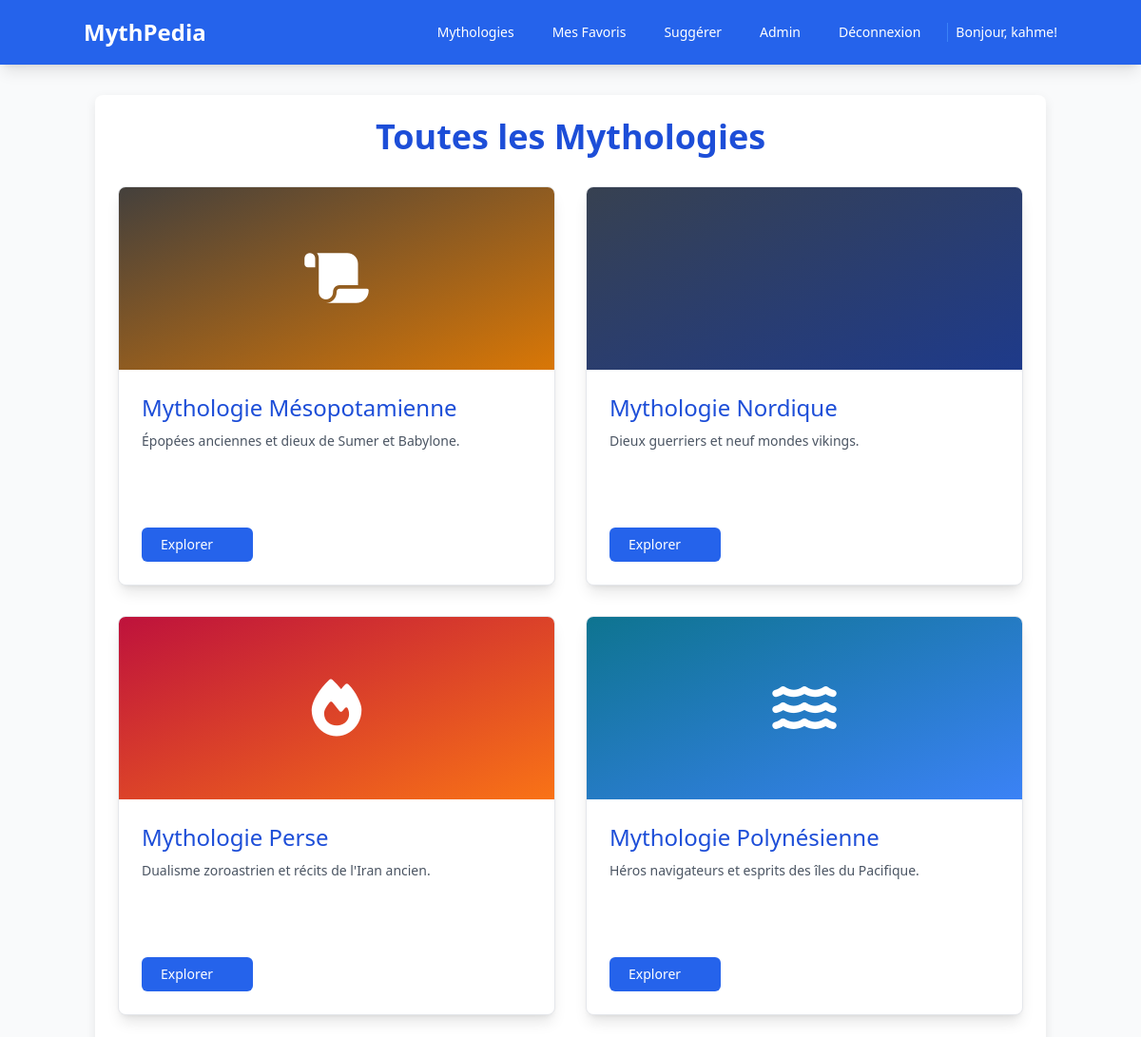
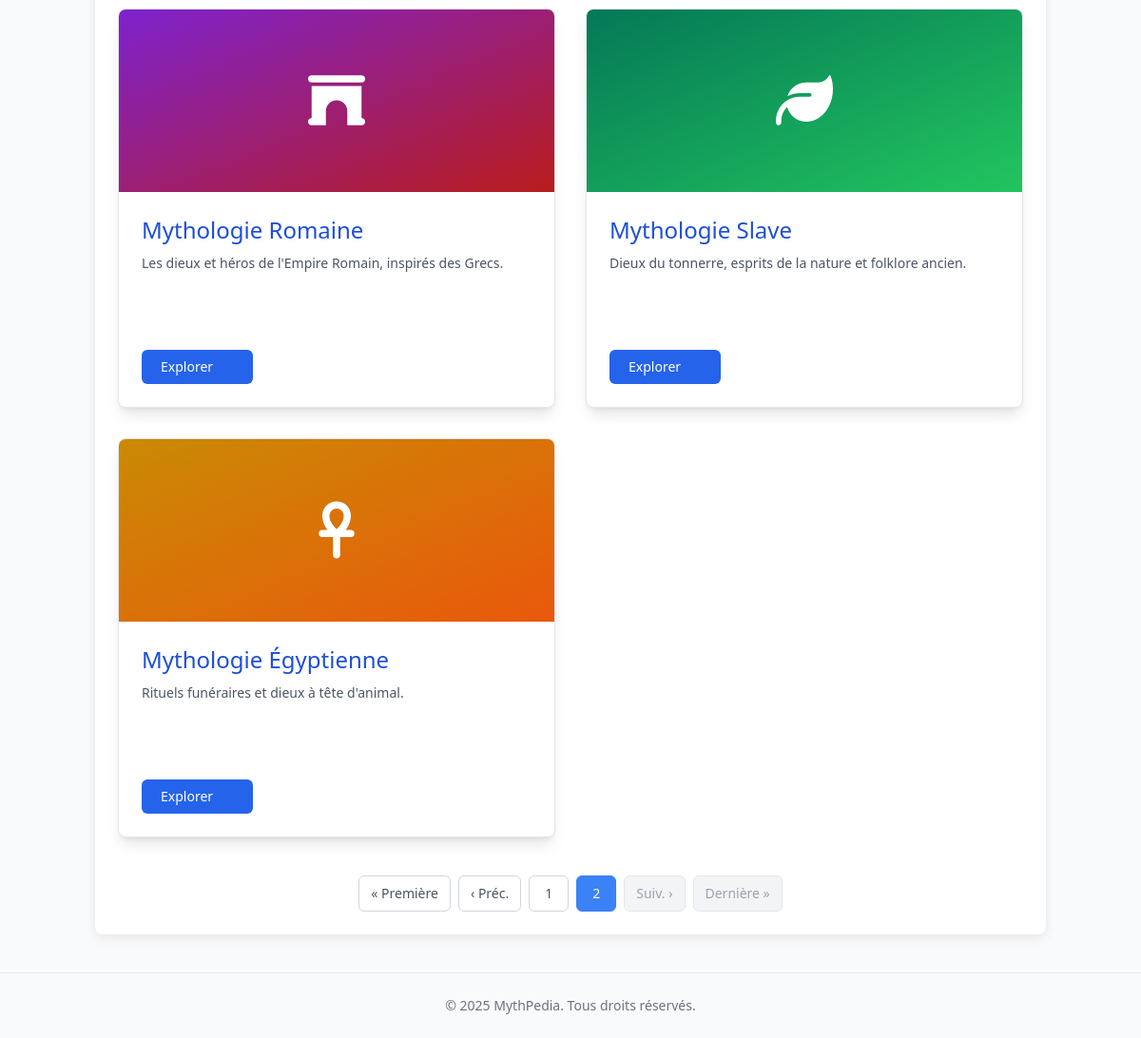
The page /mythpedia/?page=2 (signed in) on the database its author committed (2 pictures, top to bottom).
### mythpedia/models.py (models this page shows, shortened)
class Mythology(models.Model):
    title = models.CharField(max_length=100, verbose_name="Titre de la Mythologie")
    slug = models.SlugField(max_length=110, unique=True, blank=True, help_text="Identifiant URL (auto-généré à partir du titre si laissé vide)")
    icon_class = models.CharField(max_length=50, help_text="Classe Font Awesome (ex: 'fa-dragon')")
    color_from = models.CharField(max_length=50, help_text="Classe Tailwind pour début gradient (ex: 'from-red-500')")
    color_to = models.CharField(max_length=50, help_text="Classe Tailwind pour fin gradient (ex: 'to-yellow-400')")
    description = models.TextField(verbose_name="Description Complète")
    card_summary = models.CharField(max_length=200, blank=True, null=True, help_text="Texte court pour la carte principale (optionnel)")
    class Meta:
        verbose_name = "Mythologie"
        verbose_name_plural = "Mythologies"
        ordering = ['title']

### mythpedia/views.py (the view)
# urls.py: path('', views.mythology_list, name='mythology_list'),
@login_required
def mythology_list(request):
    all_mythologies = Mythology.objects.all().order_by('title')
    paginator = Paginator(all_mythologies, 8)
    page_number = request.GET.get('page')
    try:
        mythologies_page = paginator.page(page_number)
    except PageNotAnInteger:
        mythologies_page = paginator.page(1)
    except EmptyPage:
        mythologies_page = paginator.page(paginator.num_pages)
    context = {
        'mythologies_page': mythologies_page,
        'page_title': 'Liste des Mythologies'
    }
    return render(request, 'mythpedia/mythology_list.html', context)

### mythpedia/templates/mythpedia/mythology_list.html (shortened to what this page needs)
{% extends "mythpedia/base.html" %}
{% load static %}
{% block main_page_heading %}Toutes les Mythologies{% endblock %}
{% block content %}
    {% if mythologies_page.object_list %}
        <div class="grid grid-cols-1 md:grid-cols-2 gap-6 md:gap-8 mb-10">
            {% for mythology in mythologies_page.object_list %}
                <div class="bg-white rounded-lg shadow-lg hover:shadow-xl transition-shadow duration-300 overflow-hidden border border-gray-200 flex flex-col min-h-[420px]">
                    <div class="h-48 flex items-center justify-center text-white bg-gradient-to-br {{ mythology.color_from }} {{ mythology.color_to }} pattern-bg">
                        <i class="fas {{ mythology.icon_class }} text-6xl"></i>
                    </div>
                    <div class="p-6 flex-grow flex flex-col">
                        <h3 class="font-heading text-2xl text-blue-700 mb-2">{{ mythology.title }}</h3>
                        <p class="text-gray-600 text-sm mb-4 flex-grow leading-relaxed">
                            {{ mythology.card_summary|default:mythology.description|truncatewords:30|linebreaksbr }}
                        </p>
                        <a href="{% url 'mythpedia:mythology_detail' mythology_slug=mythology.slug %}"
                           class="self-start mt-auto inline-block px-5 py-2 bg-blue-600 text-white text-sm font-medium rounded-md hover:bg-blue-700 transition-colors group">
                            Explorer <span class="opacity-0 group-hover:opacity-100 transition-opacity duration-300 ml-1">→</span>
                        </a>
                    </div>
                </div>
            {% endfor %}
        </div>
        {% if mythologies_page.has_other_pages %}
            <nav aria-label="Pagination" class="mt-10 flex justify-center items-center space-x-2 text-sm">
                {% if mythologies_page.has_previous %}
                    <a href="?page=1" class="px-3 py-2 rounded-md border border-gray-300 bg-white text-gray-600 hover:bg-gray-100">« Première</a>
                    <a href="?page={{ mythologies_page.previous_page_number }}" class="px-3 py-2 rounded-md border border-gray-300 bg-white text-gray-600 hover:bg-gray-100">‹ Préc.</a>
                {% else %}
                    <span class="px-3 py-2 rounded-md border border-gray-200 bg-gray-100 text-gray-400 cursor-not-allowed">« Première</span>
                    <span class="px-3 py-2 rounded-md border border-gray-200 bg-gray-100 text-gray-400 cursor-not-allowed">‹ Préc.</span>
                {% endif %}
                {% for i in mythologies_page.paginator.page_range %}
                    {% if mythologies_page.number == i %}
                        <span class="px-4 py-2 rounded-md border border-blue-500 bg-blue-500 text-white z-10" aria-current="page">{{ i }}</span>
                    {% elif i > mythologies_page.number|add:'-3' and i < mythologies_page.number|add:'3' %}
                        <a href="?page={{ i }}" class="px-4 py-2 rounded-md border border-gray-300 bg-white text-gray-600 hover:bg-gray-100">{{ i }}</a>
                    {% elif i == mythologies_page.number|add:'-3' or i == mythologies_page.number|add:'3' %}
                         <span class="px-4 py-2 text-gray-500">...</span>
                    {% endif %}
                {% endfor %}
                {% if mythologies_page.has_next %}
                    <a href="?page={{ mythologies_page.next_page_number }}" class="px-3 py-2 rounded-md border border-gray-300 bg-white text-gray-600 hover:bg-gray-100">Suiv. ›</a>
                    <a href="?page={{ mythologies_page.paginator.num_pages }}" class="px-3 py-2 rounded-md border border-gray-300 bg-white text-gray-600 hover:bg-gray-100">Dernière »</a>
                {% else %}
                    <span class="px-3 py-2 rounded-md border border-gray-200 bg-gray-100 text-gray-400 cursor-not-allowed">Suiv. ›</span>
                    <span class="px-3 py-2 rounded-md border border-gray-200 bg-gray-100 text-gray-400 cursor-not-allowed">Dernière »</span>
                {% endif %}
            </nav>
        {% endif %}
    {% else %}
        <p class="text-gray-700 text-center">Aucune mythologie n'a été ajoutée pour le moment.</p>
    {% endif %}
{% endblock %}

### mythpedia/templates/mythpedia/base.html (shortened to what this page needs)
<!DOCTYPE html>
<html lang="fr">
<head>
    <script src="https://cdn.tailwindcss.com"></script>
    <link rel="stylesheet" href="https://cdnjs.cloudflare.com/ajax/libs/font-awesome/6.4.0/css/all.min.css">
</head>
<body class="bg-gray-50 text-gray-800">
    <nav class="bg-blue-600 text-white p-4 shadow-lg">
        <div class="container mx-auto flex justify-between items-center">
            <a href="{% if user.is_authenticated %}{% url 'mythpedia:mythology_list' %}{% else %}{% url 'login' %}{% endif %}" class="text-2xl font-bold hover:text-blue-100 transition-colors">MythPedia</a>
            <div class="flex items-center space-x-2 sm:space-x-3 md:space-x-4">
                <a href="{% url 'mythpedia:mythology_list' %}" class="px-3 py-2 rounded-md hover:bg-blue-700 transition-colors text-sm font-medium">Mythologies</a>
                {% if user.is_authenticated %}
                    <a href="{% url 'mythpedia:user_favorites_list' %}" class="px-3 py-2 rounded-md hover:bg-blue-700 transition-colors text-sm font-medium">Mes Favoris</a>
                    <a href="{% url 'mythpedia:submit_suggestion' %}" class="px-3 py-2 rounded-md hover:bg-blue-700 transition-colors text-sm font-medium">Suggérer</a>
                {% endif %}
                <div class="flex items-center space-x-2 sm:space-x-3 md:space-x-4">
                    {% if user.is_authenticated %}
                        {% if user.is_staff %}
                            <a href="{% url 'admin:index' %}" class="px-3 py-2 rounded-md hover:bg-blue-700 transition-colors text-sm font-medium">Admin</a>
                        {% endif %}
                        <a href="{% url 'logout' %}" class="px-3 py-2 rounded-md hover:bg-blue-700 transition-colors text-sm font-medium">Déconnexion</a>
                        <span class="text-sm font-medium pl-2 border-l border-blue-500 hidden sm:inline">Bonjour, {{ user.username }}!</span>
                    {% else %}
                        <a href="{% url 'register' %}" class="px-3 py-2 rounded-md hover:bg-blue-700 transition-colors text-sm font-medium">Inscription</a>
                        <a href="{% url 'login' %}" class="px-3 py-2 rounded-md hover:bg-blue-700 transition-colors text-sm font-medium">Connexion</a>
                    {% endif %}
                </div>
            </div>
        </div>
    </nav>
    <div class="content-area">
        <h1 class="text-4xl font-bold text-blue-700 mb-8 text-center">{% block main_page_heading %}{{ page_title|default:"Bienvenue" }}{% endblock %}</h1>
        {% block content %}{% endblock %}
    </div>
    <footer class="text-center p-6 mt-10 text-gray-500 text-sm border-t border-gray-200">
        <p>© {% now "Y" %} MythPedia. Tous droits réservés.</p>
    </footer>
</body>
</html>

### mythpedia/templates/mythpedia/base.html (style rules this page uses)
body { font-family: 'Segoe UI', Tahoma, Geneva, Verdana, sans-serif; }
.content-area { max-width: 1000px; margin: 2rem auto; padding: 1.5rem; background-color: #fff; border-radius: 8px; box-shadow: 0 4px 12px rgba(0,0,0,0.08); }

### rows shown on the page
Mythology: title "Mythologie Mésopotamienne", card_summary "Épopées anciennes et dieux de Sumer et Babylone."
Mythology: title "Mythologie Nordique", card_summary "Dieux guerriers et neuf mondes vikings."
Mythology: title "Mythologie Perse", card_summary "Dualisme zoroastrien et récits de l'Iran ancien."
Mythology: title "Mythologie Polynésienne", card_summary "Héros navigateurs et esprits des îles du Pacifique."
Mythology: title "Mythologie Romaine", card_summary "Les dieux et héros de l'Empire Romain, inspirés des Grecs."
Mythology: title "Mythologie Slave", card_summary "Dieux du tonnerre, esprits de la nature et folklore ancien."
Mythology: title "Mythologie Égyptienne", card_summary "Rituels funéraires et dieux à tête d'animal."

### other values the page prints
{{ user.username }} "kahme"
{{ i }} "1"
{{ i }} "2"
